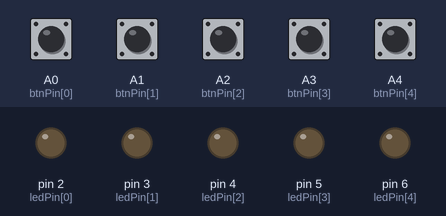
Bench run of a sketch on a simulated Arduino Uno, built with avr-gcc and run on an emulated ATmega328P. Shown: output pins drawn as LEDs (lit = HIGH). The inputs (shaded band) are chosen by the test bench; at power-on: A0 (btnPin[0]), A1 (btnPin[1]), A2 (btnPin[2]), A3 (btnPin[3]), A4 (btnPin[4]) LOW.

Above: at 1.2 s.
1.3 s: A0 (btnPin[0]) pulled HIGH for 0.15 s
At 1.37 s:
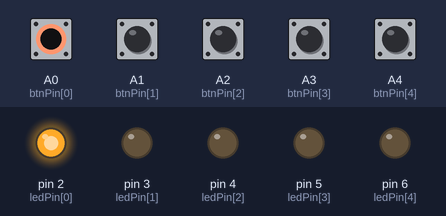
2.9 s: A1 (btnPin[1]) pulled HIGH for 0.15 s
At 2.97 s:
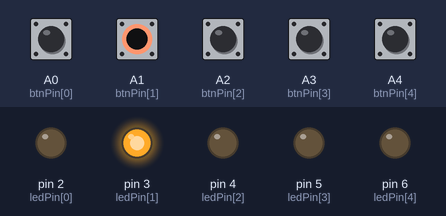
4.5 s: A2 (btnPin[2]) pulled HIGH for 0.15 s
At 4.57 s:
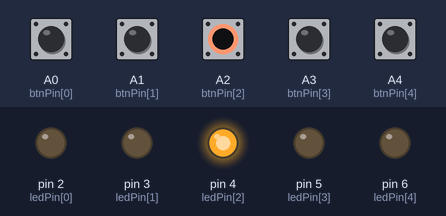
6.1 s: A3 (btnPin[3]) pulled HIGH for 0.15 s
At 6.17 s:
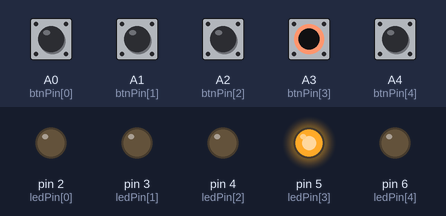
7.7 s: A4 (btnPin[4]) pulled HIGH for 0.15 s
At 7.77 s:
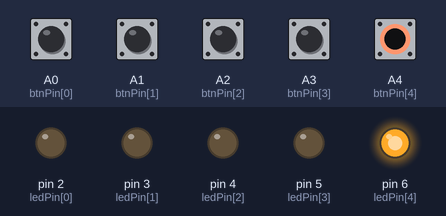
9.3 s: A0 (btnPin[0]) driven HIGH and A1 (btnPin[1]) driven HIGH
At 10.0 s:
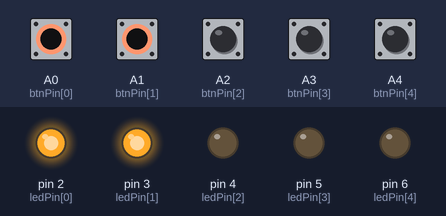
Timing chart, 0 to 11.8 s (numbered marks = the images above; inputs shaded):
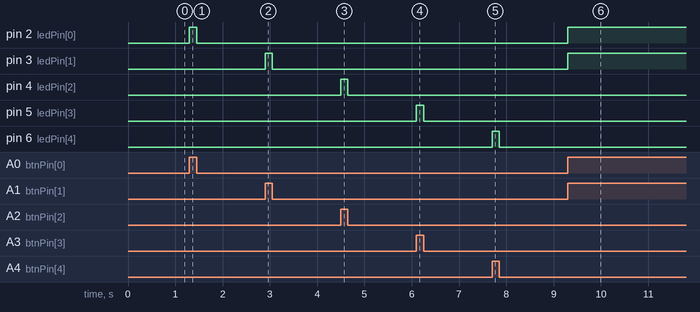

Measured:
- after the input at 1.3 s, pin 2 (ledPin[0]): LOW → HIGH at once, → LOW 0.15 s later
- after the input at 2.9 s, pin 3 (ledPin[1]): LOW → HIGH at once, → LOW 0.15 s later
- after the input at 4.5 s, pin 4 (ledPin[2]): LOW → HIGH at once, → LOW 0.15 s later
- after the input at 6.1 s, pin 5 (ledPin[3]): LOW → HIGH at once, → LOW 0.15 s later
- after the input at 7.7 s, pin 6 (ledPin[4]): LOW → HIGH at once, → LOW 0.15 s later
- after the input at 9.3 s, pin 2 (ledPin[0]), pin 3 (ledPin[1]): LOW → HIGH at once

The sketch:

smartduinoU_5led_5btn_analog.ino
```cpp
/*
  Based on smARtMOD LED 5TO5D Basic Blink by Joseph Stackhouse (joseph.stackhouse@stack-tech.com)

  Added 5A5 button module: each button turn an LED on/off.

  Parts used:
  5to5d (SMRTM502)
  5A5 button (SMRTM503)
  SmartCore U (SMRTC002)
  smARtBUS Basic Double (SMRTB104)
  smARtBUS Basic Replicator Vertical (SMRTB111)

  Modified by ClaudiuO: https://github.com/claudiuo
 */

//Declare array for LEDs
byte ledPin[] = {2, 3, 4, 5, 6};
/*
[Location]   [PCB Print]   [Digital PIN]
----------------------------------------
Center          #1               2
Top             #2               3
Left            #3               4
Bottom          #4               5
Right           #5               6
*/

// Declare array for buttons
byte btnPin[] = {A0, A1, A2, A3, A4};
/*
[Location]   [PCB Print]   [Analog PIN]
----------------------------------------
Center          #1               A0
Top             #2               A1
Left            #3               A2
Bottom          #4               A3
Right           #5               A4
*/

// declare array for button values
boolean btnState[5];

// The setup routine runs once when you press reset:
void setup() {
  // Initialize the digital pins as an outputs
  // and the analog pins as inputs
  for (int x=0; x<5; x++) {
    pinMode(ledPin[x], OUTPUT);
    pinMode(btnPin[x], INPUT);
  }
}

// The loop routine runs over and over again forever:
void loop() {
  // read the state of the pushbuttons
  for (int x=0; x<5; x++) {
    btnState[x] = digitalRead(btnPin[x]);
  }

  for (int x=0; x<5; x++) {
    if (btnState[x] == HIGH) {
      // turn corresponding LED on
      digitalWrite(ledPin[x], HIGH);
    }
    else {
      // turn corresponding LED off
      digitalWrite(ledPin[x], LOW);
    }
  }
}
```
